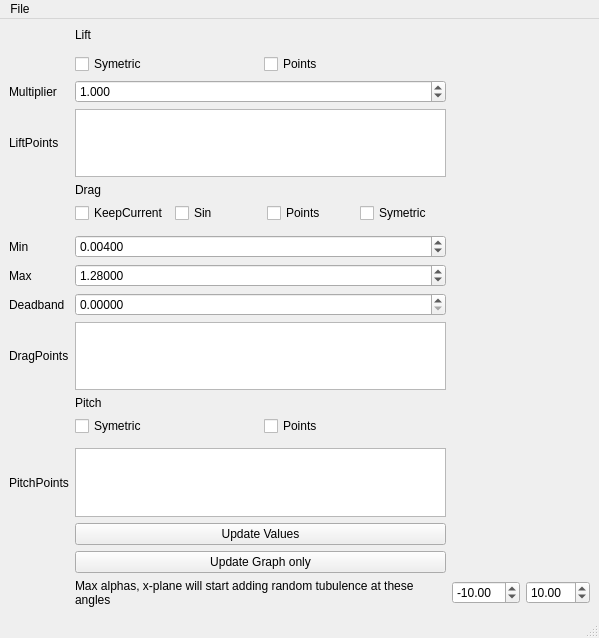
<?xml version="1.0" encoding="UTF-8"?>
<ui version="4.0">
 <class>MainWindow</class>
 <widget class="QMainWindow" name="MainWindow">
  <property name="geometry">
   <rect>
    <x>0</x>
    <y>0</y>
    <width>599</width>
    <height>628</height>
   </rect>
  </property>
  <property name="windowTitle">
   <string>MainWindow</string>
  </property>
  <widget class="QWidget" name="centralwidget">
   <layout class="QGridLayout" name="gridLayout_2">
    <item row="0" column="0">
     <layout class="QGridLayout" name="gridLayout">
      <item row="6" column="1">
       <layout class="QHBoxLayout" name="horizontalLayout">
        <item>
         <widget class="QCheckBox" name="checkBox_dragKeep">
          <property name="text">
           <string>KeepCurrent</string>
          </property>
         </widget>
        </item>
        <item>
         <widget class="QCheckBox" name="checkBox_dragSin">
          <property name="text">
           <string>Sin</string>
          </property>
         </widget>
        </item>
        <item>
         <widget class="QCheckBox" name="checkBox_dragPoints">
          <property name="text">
           <string>Points</string>
          </property>
         </widget>
        </item>
        <item>
         <widget class="QCheckBox" name="checkBox_dragSym">
          <property name="text">
           <string>Symetric</string>
          </property>
         </widget>
        </item>
       </layout>
      </item>
      <item row="10" column="1">
       <widget class="QDoubleSpinBox" name="dragDeadband">
        <property name="decimals">
         <number>5</number>
        </property>
       </widget>
      </item>
      <item row="13" column="1">
       <layout class="QHBoxLayout" name="horizontalLayout_3">
        <item>
         <widget class="QCheckBox" name="checkBox_pitchSym">
          <property name="text">
           <string>Symetric</string>
          </property>
         </widget>
        </item>
        <item>
         <widget class="QCheckBox" name="checkBox_pitchPoints">
          <property name="text">
           <string>Points</string>
          </property>
         </widget>
        </item>
       </layout>
      </item>
      <item row="9" column="1">
       <widget class="QDoubleSpinBox" name="dragMax">
        <property name="decimals">
         <number>5</number>
        </property>
        <property name="singleStep">
         <double>0.001000000000000</double>
        </property>
        <property name="value">
         <double>1.280000000000000</double>
        </property>
       </widget>
      </item>
      <item row="11" column="1">
       <widget class="QTextEdit" name="textEditDragPoints"/>
      </item>
      <item row="8" column="1">
       <widget class="QDoubleSpinBox" name="dragMin">
        <property name="decimals">
         <number>5</number>
        </property>
        <property name="singleStep">
         <double>0.001000000000000</double>
        </property>
        <property name="value">
         <double>0.004000000000000</double>
        </property>
       </widget>
      </item>
      <item row="15" column="0">
       <widget class="QLabel" name="label_10">
        <property name="text">
         <string>PitchPoints</string>
        </property>
       </widget>
      </item>
      <item row="4" column="0">
       <widget class="QLabel" name="label_7">
        <property name="text">
         <string>LiftPoints</string>
        </property>
       </widget>
      </item>
      <item row="9" column="0">
       <widget class="QLabel" name="label_4">
        <property name="text">
         <string>Max</string>
        </property>
       </widget>
      </item>
      <item row="3" column="0">
       <widget class="QLabel" name="label_6">
        <property name="text">
         <string>Multiplier</string>
        </property>
       </widget>
      </item>
      <item row="2" column="1">
       <layout class="QHBoxLayout" name="horizontalLayout_2">
        <item>
         <widget class="QCheckBox" name="checkBox_liftSym">
          <property name="text">
           <string>Symetric</string>
          </property>
         </widget>
        </item>
        <item>
         <widget class="QCheckBox" name="checkBox_liftPoints">
          <property name="text">
           <string>Points</string>
          </property>
         </widget>
        </item>
       </layout>
      </item>
      <item row="15" column="1">
       <widget class="QTextEdit" name="textEditPitchPoints"/>
      </item>
      <item row="16" column="1">
       <widget class="QPushButton" name="updateButton">
        <property name="text">
         <string>Update Values</string>
        </property>
       </widget>
      </item>
      <item row="17" column="1">
       <widget class="QPushButton" name="updateGraphButton">
        <property name="text">
         <string>Update Graph only</string>
        </property>
       </widget>
      </item>
      <item row="5" column="1">
       <widget class="QLabel" name="label_2">
        <property name="text">
         <string>Drag</string>
        </property>
       </widget>
      </item>
      <item row="3" column="1">
       <widget class="QDoubleSpinBox" name="liftMulti">
        <property name="decimals">
         <number>3</number>
        </property>
        <property name="singleStep">
         <double>0.010000000000000</double>
        </property>
        <property name="value">
         <double>1.000000000000000</double>
        </property>
       </widget>
      </item>
      <item row="10" column="0">
       <widget class="QLabel" name="label_5">
        <property name="text">
         <string>Deadband</string>
        </property>
       </widget>
      </item>
      <item row="4" column="1">
       <widget class="QTextEdit" name="textEditLiftPoints"/>
      </item>
      <item row="11" column="0">
       <widget class="QLabel" name="label_8">
        <property name="text">
         <string>DragPoints</string>
        </property>
       </widget>
      </item>
      <item row="0" column="2" rowspan="17" colspan="2">
       <layout class="QGridLayout" name="gridLayout_3"/>
      </item>
      <item row="12" column="1">
       <widget class="QLabel" name="label_9">
        <property name="text">
         <string>Pitch</string>
        </property>
       </widget>
      </item>
      <item row="0" column="1">
       <widget class="QLabel" name="label">
        <property name="text">
         <string>Lift</string>
        </property>
       </widget>
      </item>
      <item row="8" column="0">
       <widget class="QLabel" name="label_3">
        <property name="text">
         <string>Min</string>
        </property>
       </widget>
      </item>
      <item row="18" column="1">
       <widget class="QLabel" name="label_11">
        <property name="text">
         <string>Max alphas, x-plane will start adding random tubulence at these angles </string>
        </property>
        <property name="wordWrap">
         <bool>true</bool>
        </property>
       </widget>
      </item>
      <item row="18" column="2">
       <widget class="QDoubleSpinBox" name="dh_aMin">
        <property name="minimum">
         <double>-180.000000000000000</double>
        </property>
        <property name="maximum">
         <double>0.000000000000000</double>
        </property>
        <property name="value">
         <double>-10.000000000000000</double>
        </property>
       </widget>
      </item>
      <item row="18" column="3">
       <widget class="QDoubleSpinBox" name="dh_aMax">
        <property name="maximum">
         <double>180.000000000000000</double>
        </property>
        <property name="value">
         <double>10.000000000000000</double>
        </property>
       </widget>
      </item>
     </layout>
    </item>
   </layout>
  </widget>
  <widget class="QMenuBar" name="menubar">
   <property name="geometry">
    <rect>
     <x>0</x>
     <y>0</y>
     <width>599</width>
     <height>19</height>
    </rect>
   </property>
   <widget class="QMenu" name="menuFile">
    <property name="title">
     <string>File</string>
    </property>
    <addaction name="actionOpen"/>
    <addaction name="actionSave"/>
    <addaction name="actionSave_as"/>
    <addaction name="separator"/>
    <addaction name="actionImport_X_Plane_Airfoil"/>
    <addaction name="actionExport_X_Plane_Airfoil"/>
    <addaction name="separator"/>
   </widget>
   <addaction name="menuFile"/>
  </widget>
  <widget class="QStatusBar" name="statusbar"/>
  <action name="actionOpen">
   <property name="text">
    <string>Open</string>
   </property>
  </action>
  <action name="actionSave_as">
   <property name="text">
    <string>Save as</string>
   </property>
  </action>
  <action name="actionImport_X_Plane_Airfoil">
   <property name="text">
    <string>Import X-Plane Airfoil</string>
   </property>
  </action>
  <action name="actionExport_X_Plane_Airfoil">
   <property name="text">
    <string>Export X-Plane Airfoil</string>
   </property>
  </action>
  <action name="actionSave">
   <property name="text">
    <string>Save</string>
   </property>
  </action>
 </widget>
 <resources/>
 <connections/>
</ui>
